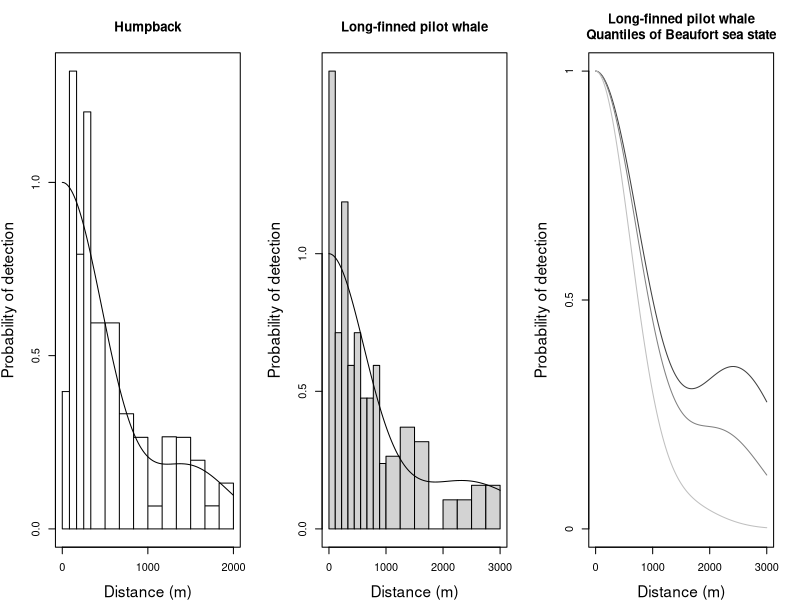

The R script that drew this image:
# generate figure 1....

# layout:
#  3 panels
#     1 - detection function humpback from Williams and Thomas w. hist
#     2 - average detection function pilot whale from Dan Pike w. hist
#     3 - levels of BSS covar for pilot whale from Dan Pike w.o. hist

#postscript(file="figure1.eps",width=7.5,height=3,paper="special",horizontal=FALSE)
pdf(file="figure1.pdf",width=7.5,height=3)

par(mfrow=c(1,3),mar=c(4,4.2,4,2),cex.lab=1.4)

# 1
# read in the plot data. 3 columns: histogram x coords, hist y coords, detfct
hb.plot<-read.table("humpback.txt")

# make the histogram
plot(hb.plot$V1,hb.plot$V2,type="l",axes=F,xlab="Distance (m)",
     ylab="Probability of detection",main="Humpback")
axis(2,at=c(0,0.5,1))
axis(1,at=c(0,1000,2000))
# add in the baseline and the first bar line
lines(x=c(2000,0,0),y=c(0,0,0.39636))

lines(x=hb.plot$V1,y=hb.plot$V3)
box()

#### Dan Pike
# 2
h.breaks<-c(seq(0,1000,len=10),seq(1250,3000,250)) 

dp.df<-read.table("danpike-detfct.txt")

dp.dat<-read.csv("../analyses/danpike.csv")
dp.dat<-dp.dat$distance[dp.dat$distance<=3000]

a<-hist(dp.dat,breaks=h.breaks,plot=F)

auh<-sum(a$density*diff(a$breaks))
auc<-sum(dp.df$V3[-1]*diff(dp.df$V1))

#dp.df$V3<-dp.df$V3*1/(auh/auc)

a$density<-a$density/(auh/auc)

plot(a,axes=F,xlab="Distance (m)",freq=FALSE,
     ylab="Probability of detection",main="Long-finned pilot whale")


#plot(dp.df$V1,dp.df$V2,type="l",axes=F,xlab="Distance (m)",
#     ylab="Probability of detection",main="Long-finned pilot whale")
axis(2,at=c(0,0.5,1))
axis(1,at=c(0,1000,2000,3000))
# add in the baseline and the first bar line
#lines(x=c(3000,0,0),y=c(0,0,1.1197))

lines(x=dp.df$V1,y=dp.df$V3)
box()

# 3
# quantiles at v2, v3, v4  are BSS=1.5,2.0,3.0 
dp.df<-read.table("danpike-covar.txt")

#auc<-sum(dp.df$V2[-1]*diff(dp.df$V1))
dp.df$V2<-dp.df$V2*(auh/auc)
#auc<-sum(dp.df$V3[-1]*diff(dp.df$V1))
dp.df$V3<-dp.df$V3*(auh/auc)
#auc<-sum(dp.df$V4[-1]*diff(dp.df$V1))
dp.df$V4<-dp.df$V4*(auh/auc)

ymax<-max(dp.df$V2,dp.df$V3,dp.df$V4)

plot(dp.df$V1,dp.df$V2,type="l",axes=F,xlab="Distance (m)",
     ylim=c(0,ymax),
     ylab="Probability of detection",main="Long-finned pilot whale\nQuantiles of Beaufort sea state",col=grey(0.25))
axis(2,at=c(0,ymax/2,ymax),labels=c(0,0.5,1))
axis(1,at=c(0,1000,2000,3000))

lines(x=dp.df$V1,y=dp.df$V3,col=grey(0.5))
lines(x=dp.df$V1,y=dp.df$V4,col=grey(0.75))
box()

dev.off()
